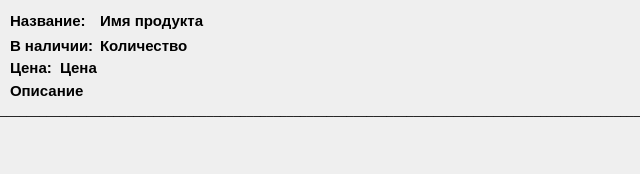
<?xml version="1.0" encoding="UTF-8"?>
<ui version="4.0">
 <class>ProductItemWidget</class>
 <widget class="QWidget" name="ProductItemWidget">
  <property name="geometry">
   <rect>
    <x>0</x>
    <y>0</y>
    <width>640</width>
    <height>174</height>
   </rect>
  </property>
  <property name="windowTitle">
   <string>Form</string>
  </property>
  <widget class="QLabel" name="label">
   <property name="geometry">
    <rect>
     <x>10</x>
     <y>30</y>
     <width>141</width>
     <height>31</height>
    </rect>
   </property>
   <property name="font">
    <font>
     <pointsize>11</pointsize>
     <bold>true</bold>
    </font>
   </property>
   <property name="text">
    <string>В наличии:</string>
   </property>
  </widget>
  <widget class="QLabel" name="nameLabel">
   <property name="geometry">
    <rect>
     <x>100</x>
     <y>10</y>
     <width>281</width>
     <height>21</height>
    </rect>
   </property>
   <property name="font">
    <font>
     <pointsize>11</pointsize>
     <bold>true</bold>
    </font>
   </property>
   <property name="text">
    <string>Имя продукта</string>
   </property>
  </widget>
  <widget class="QLabel" name="priceLabel">
   <property name="geometry">
    <rect>
     <x>60</x>
     <y>60</y>
     <width>109</width>
     <height>16</height>
    </rect>
   </property>
   <property name="font">
    <font>
     <pointsize>11</pointsize>
     <bold>true</bold>
    </font>
   </property>
   <property name="text">
    <string>Цена</string>
   </property>
  </widget>
  <widget class="QLabel" name="amountLabel">
   <property name="geometry">
    <rect>
     <x>100</x>
     <y>30</y>
     <width>109</width>
     <height>31</height>
    </rect>
   </property>
   <property name="font">
    <font>
     <pointsize>11</pointsize>
     <bold>true</bold>
    </font>
   </property>
   <property name="text">
    <string>Количество</string>
   </property>
  </widget>
  <widget class="QLabel" name="label_2">
   <property name="geometry">
    <rect>
     <x>10</x>
     <y>60</y>
     <width>49</width>
     <height>16</height>
    </rect>
   </property>
   <property name="font">
    <font>
     <pointsize>11</pointsize>
     <bold>true</bold>
    </font>
   </property>
   <property name="text">
    <string>Цена:</string>
   </property>
  </widget>
  <widget class="QLabel" name="descriptionLabel">
   <property name="geometry">
    <rect>
     <x>10</x>
     <y>70</y>
     <width>641</width>
     <height>41</height>
    </rect>
   </property>
   <property name="font">
    <font>
     <pointsize>11</pointsize>
     <italic>false</italic>
     <bold>true</bold>
    </font>
   </property>
   <property name="text">
    <string>Описание</string>
   </property>
  </widget>
  <widget class="QLabel" name="label_3">
   <property name="geometry">
    <rect>
     <x>10</x>
     <y>0</y>
     <width>141</width>
     <height>41</height>
    </rect>
   </property>
   <property name="font">
    <font>
     <pointsize>11</pointsize>
     <bold>true</bold>
    </font>
   </property>
   <property name="text">
    <string>Название:</string>
   </property>
  </widget>
  <widget class="QLabel" name="label_4">
   <property name="geometry">
    <rect>
     <x>0</x>
     <y>100</y>
     <width>1091</width>
     <height>20</height>
    </rect>
   </property>
   <property name="text">
    <string>_____________________________________________________________________________________________________________________________________</string>
   </property>
  </widget>
 </widget>
 <resources>
  <include location="../../resources/Res.qrc"/>
 </resources>
 <connections/>
</ui>
